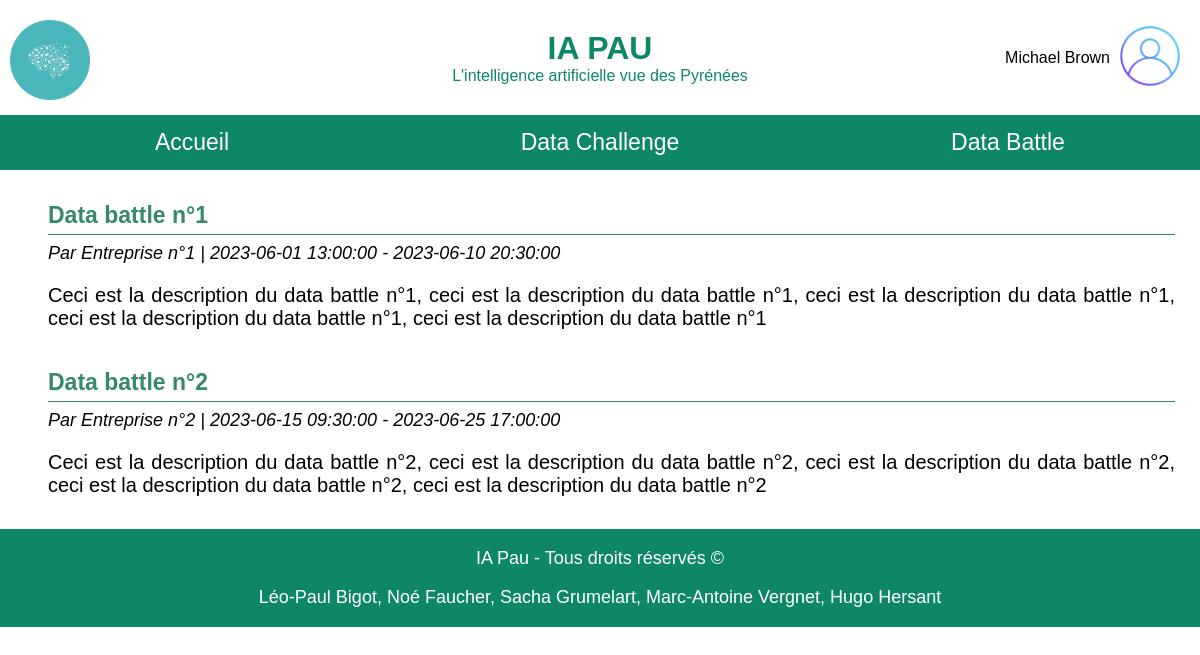
Screenshot of /php/dataEvent/liste-data-events.php?typeDataEvent=battle (signed in) with the database file from the repository.
### tables this page shows
create table DataEvent (
    idDataEvent INTEGER primary key unique not null auto_increment, 
    typeDataEvent ENUM('DataChallenge','DataBattle'),
    dateDebut DATETIME,
    dateFin DATETIME,
    dateCreation DATETIME,
    descript TEXT,
    entreprise VARCHAR(100),
    titre VARCHAR(100),
    donnees TEXT,
    consignes TEXT,
    conseils TEXT,
    idGestionnaire INTEGER,
    foreign key fk_Gestionnaire(idGestionnaire) references Utilisateur(idUtilisateur) on delete cascade
);

### php/bdd.php (called while the page is built, shortened)
<?php
function getAllFromRequest($mysqlClient,$request) {
    try {
        $statement = $mysqlClient->prepare($request);
        $statement->execute();
        $tableau = $statement->fetchAll();
        return $tableau;
    }
    catch(Exception $e) {
        die('Erreur : ' . $e->getMessage());
    }
}
?>

### php/dataEvent/liste-data-events.php (the view, shortened to what this page needs)
<?php
    include("../bdd.php");
?>
<!DOCTYPE HTML>
<html>
    <head>
        <link rel="stylesheet" type="text/css" href="/css/general-data-event.css" />
        <link rel="stylesheet" type="text/css" href="/css/header.css" />
        <link rel="stylesheet" type="text/css" href="/css/liste-data-events.css" />
    </head>
    <body>
        <?php
            include("../header.php");
            $conn = connexion($serveur, $bdd, $user, $pass);
            $requeteDataEvents = "SELECT * FROM DataEvent";
            $resultatDataEvents = getAllFromRequest($conn, $requeteDataEvents);
        ?>
        <main>
            <?php
                $conn = connexion($serveur, $bdd, $user, $pass);
                if ($_GET["typeDataEvent"] == "challenge") {
                    $requete = "SELECT * FROM DataEvent WHERE typeDataEvent='DataChallenge';";
                    $resultat = getAllFromRequest($conn, $requete);
                }
                else if ($_GET["typeDataEvent"] == "battle") {
                    $requete = "SELECT * FROM DataEvent WHERE typeDataEvent='DataBattle';";
                    $resultat = getAllFromRequest($conn, $requete);
                }
                echo "
                <div id='liste-events'>";
                foreach ($resultat as $dataEvent) {
                    echo "
                    <div class='event'>
                        <a href='data-event.php?idDataEvent=".$dataEvent["idDataEvent"]."'>
                            <div class='titre-event'>
                                <span>".$dataEvent["titre"]."</span>
                            </div>
                            <p class='infos-entreprise-dates'>Par ".$dataEvent["entreprise"]." | ".$dataEvent["dateDebut"]." - ".$dataEvent["dateFin"]."</p>
                            <p>".$dataEvent["descript"]."</p>
                        </a>
                    </div>";
                }
                echo "
                </div>";
            ?>
        </main>
        <?php
            include("../footer.php");
        ?>
    </body>
</html>

### css/general-data-event.css (style rules this page uses)
a { text-decoration: none; }
body { margin: 0px; padding: 0px; }
main { font-family: "Montserrat", sans-serif; margin: 25px; }

### css/header.css (style rules this page uses)
body { margin: 0; font-family: "montserrat", sans-serif; }

### css/liste-data-events.css (style rules this page uses)
#liste-events a { text-decoration: none; color: black; transition: 0.3s ease; }
#liste-events .event { border-left: 3px solid rgba(255, 255, 255, 0); transition: 0.3s ease; }
#liste-events .event { padding-top: 7px; padding-bottom: 7px; margin-top: 10px; margin-bottom: 25px; padding-left: 20px; font-size: 20px; text-align: justify; }
#liste-events .event .titre-event { font-weight: bold; font-size: 20px; border-bottom: 1px solid rgb(56, 136, 106); padding-bottom: 5px; color: rgb(56, 136, 106); font-size: 23px; }
#liste-events .event p { margin-bottom: 0px; }
#liste-events .event .infos-entreprise-dates { font-style: italic; font-size: 18px; margin-top: 8px; }

### rows the page displays
dataevent: titre "Data battle n°1", entreprise "Entreprise n°1", dateDebut "2023-06-01 13:00:00", dateFin "2023-06-10 20:30:00", descript "Ceci est la description du data battle n°1, ceci est la description du data battle n°1, ceci est la description du data battle n°1, ceci est la description du data battle n°1, ceci est la description du data battle n°1"
dataevent: titre "Data battle n°2", entreprise "Entreprise n°2", dateDebut "2023-06-15 09:30:00", dateFin "2023-06-25 17:00:00", descript "Ceci est la description du data battle n°2, ceci est la description du data battle n°2, ceci est la description du data battle n°2, ceci est la description du data battle n°2, ceci est la description du data battle n°2"

### other values shown
$_SESSION["prenom"] "Michael"
$_SESSION["nom"] "Brown"
